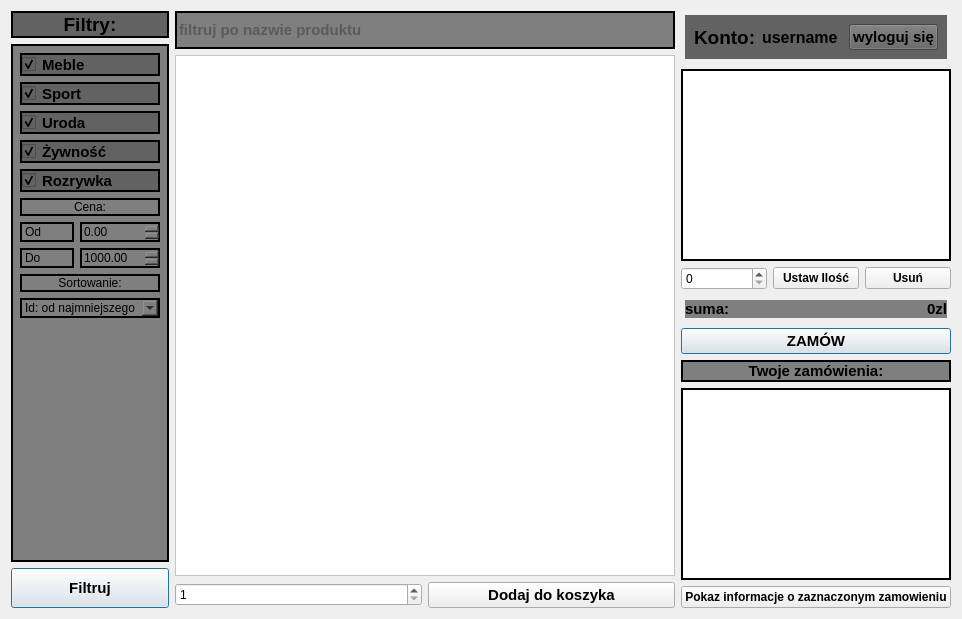
      <widget class="QWidget" name="User">
       <layout class="QHBoxLayout" name="horizontalLayout_14">
        <item>
         <layout class="QVBoxLayout" name="filterLayout">
          <property name="sizeConstraint">
           <enum>QLayout::SetMinimumSize</enum>
          </property>
          <item>
           <widget class="QLabel" name="filterLabel">
            <property name="sizePolicy">
             <sizepolicy hsizetype="Minimum" vsizetype="Minimum">
              <horstretch>0</horstretch>
              <verstretch>0</verstretch>
             </sizepolicy>
            </property>
            <property name="font">
             <font>
              <pointsize>14</pointsize>
              <bold>true</bold>
             </font>
            </property>
            <property name="autoFillBackground">
             <bool>false</bool>
            </property>
            <property name="styleSheet">
             <string notr="true">background-color: rgb(98, 98, 98);
color: rgb(0, 0, 0);
border: 2px solid black;</string>
            </property>
            <property name="text">
             <string>Filtry:</string>
            </property>
            <property name="alignment">
             <set>Qt::AlignCenter</set>
            </property>
            <property name="margin">
             <number>4</number>
            </property>
           </widget>
          </item>
          <item>
           <widget class="QWidget" name="filtersWidget" native="true">
            <property name="sizePolicy">
             <sizepolicy hsizetype="Minimum" vsizetype="Expanding">
              <horstretch>0</horstretch>
              <verstretch>0</verstretch>
             </sizepolicy>
            </property>
            <property name="styleSheet">
             <string notr="true">background-color: rgb(127, 127, 127);
border: 2px solid black;</string>
            </property>
            <layout class="QVBoxLayout" name="verticalLayout_3">
             <item>
              <widget class="QCheckBox" name="mebleCheckBox">
               <property name="sizePolicy">
                <sizepolicy hsizetype="Preferred" vsizetype="Fixed">
                 <horstretch>0</horstretch>
                 <verstretch>0</verstretch>
                </sizepolicy>
               </property>
               <property name="font">
                <font>
                 <pointsize>11</pointsize>
                 <bold>true</bold>
                </font>
               </property>
               <property name="styleSheet">
                <string notr="true">color: rgb(0, 0, 0);
background-color: rgb(98, 98, 98);</string>
               </property>
               <property name="text">
                <string>Meble</string>
               </property>
               <property name="checked">
                <bool>true</bool>
               </property>
              </widget>
             </item>
             <item>
              <widget class="QCheckBox" name="sportCheckBox">
               <property name="sizePolicy">
                <sizepolicy hsizetype="Preferred" vsizetype="Fixed">
                 <horstretch>0</horstretch>
                 <verstretch>0</verstretch>
                </sizepolicy>
               </property>
               <property name="font">
                <font>
                 <pointsize>11</pointsize>
                 <bold>true</bold>
                </font>
               </property>
               <property name="styleSheet">
                <string notr="true">color: rgb(0, 0, 0);
background-color: rgb(98, 98, 98);</string>
               </property>
               <property name="text">
                <string>Sport</string>
               </property>
               <property name="checked">
                <bool>true</bool>
               </property>
              </widget>
             </item>
             <item>
              <widget class="QCheckBox" name="urodaCheckBox">
               <property name="sizePolicy">
                <sizepolicy hsizetype="Preferred" vsizetype="Fixed">
                 <horstretch>0</horstretch>
                 <verstretch>0</verstretch>
                </sizepolicy>
               </property>
               <property name="font">
                <font>
                 <pointsize>11</pointsize>
                 <bold>true</bold>
                </font>
               </property>
               <property name="styleSheet">
                <string notr="true">color: rgb(0, 0, 0);
background-color: rgb(98, 98, 98);</string>
               </property>
               <property name="text">
                <string>Uroda</string>
               </property>
               <property name="checked">
                <bool>true</bool>
               </property>
              </widget>
             </item>
             <item>
              <widget class="QCheckBox" name="zywnoscCheckBox">
               <property name="sizePolicy">
                <sizepolicy hsizetype="Preferred" vsizetype="Fixed">
                 <horstretch>0</horstretch>
                 <verstretch>0</verstretch>
                </sizepolicy>
               </property>
               <property name="font">
                <font>
                 <pointsize>11</pointsize>
                 <bold>true</bold>
                </font>
               </property>
               <property name="styleSheet">
                <string notr="true">color: rgb(0, 0, 0);
background-color: rgb(98, 98, 98);</string>
               </property>
               <property name="text">
                <string>Żywność</string>
               </property>
               <property name="checked">
                <bool>true</bool>
               </property>
              </widget>
             </item>
             <item>
              <widget class="QCheckBox" name="rozrywkaCheckBox">
               <property name="sizePolicy">
                <sizepolicy hsizetype="Preferred" vsizetype="Fixed">
                 <horstretch>0</horstretch>
                 <verstretch>0</verstretch>
                </sizepolicy>
               </property>
               <property name="font">
                <font>
                 <pointsize>11</pointsize>
                 <bold>true</bold>
                </font>
               </property>
               <property name="styleSheet">
                <string notr="true">color: rgb(0, 0, 0);
background-color: rgb(98, 98, 98);</string>
               </property>
               <property name="text">
                <string>Rozrywka</string>
               </property>
               <property name="checked">
                <bool>true</bool>
               </property>
              </widget>
             </item>
             <item>
              <widget class="QLabel" name="label_16">
               <property name="text">
                <string>Cena:</string>
               </property>
               <property name="alignment">
                <set>Qt::AlignCenter</set>
               </property>
              </widget>
             </item>
             <item>
              <layout class="QHBoxLayout" name="horizontalLayout_12">
               <item>
                <widget class="QLabel" name="label_14">
                 <property name="text">
                  <string>Od</string>
                 </property>
                </widget>
               </item>
               <item>
                <widget class="QDoubleSpinBox" name="fromPrice">
                 <property name="minimumSize">
                  <size>
                   <width>80</width>
                   <height>0</height>
                  </size>
                 </property>
                 <property name="maximum">
                  <double>1000.000000000000000</double>
                 </property>
                 <property name="singleStep">
                  <double>0.250000000000000</double>
                 </property>
                </widget>
               </item>
              </layout>
             </item>
             <item>
              <layout class="QHBoxLayout" name="horizontalLayout_13">
               <item>
                <widget class="QLabel" name="label_15">
                 <property name="text">
                  <string>Do</string>
                 </property>
                </widget>
               </item>
               <item>
                <widget class="QDoubleSpinBox" name="toPrice">
                 <property name="minimumSize">
                  <size>
                   <width>80</width>
                   <height>0</height>
                  </size>
                 </property>
                 <property name="maximum">
                  <double>1000.000000000000000</double>
                 </property>
                 <property name="singleStep">
                  <double>0.250000000000000</double>
                 </property>
                 <property name="value">
                  <double>1000.000000000000000</double>
                 </property>
                </widget>
               </item>
              </layout>
             </item>
             <item>
              <widget class="QLabel" name="label_17">
               <property name="text">
                <string>Sortowanie:</string>
               </property>
               <property name="alignment">
                <set>Qt::AlignCenter</set>
               </property>
              </widget>
             </item>
             <item>
              <widget class="QComboBox" name="sortowanieCombo">
               <item>
                <property name="text">
                 <string>Id: od najmniejszego</string>
                </property>
               </item>
               <item>
                <property name="text">
                 <string>Id: od największego</string>
                </property>
               </item>
               <item>
                <property name="text">
                 <string>cena: od najmniejszej</string>
                </property>
               </item>
               <item>
                <property name="text">
                 <string>cena: od największej</string>
                </property>
               </item>
              </widget>
             </item>
             <item>
              <spacer name="verticalSpacer_2">
               <property name="orientation">
                <enum>Qt::Vertical</enum>
               </property>
               <property name="sizeHint" stdset="0">
                <size>
                 <width>20</width>
                 <height>140</height>
                </size>
               </property>
              </spacer>
             </item>
            </layout>
           </widget>
          </item>
          <item>
           <widget class="QPushButton" name="filterButton">
            <property name="minimumSize">
             <size>
              <width>0</width>
              <height>40</height>
             </size>
            </property>
            <property name="font">
             <font>
              <pointsize>11</pointsize>
              <bold>true</bold>
             </font>
            </property>
            <property name="styleSheet">
             <string notr="true"/>
            </property>
            <property name="text">
             <string>Filtruj</string>
            </property>
            <property name="default">
             <bool>true</bool>
            </property>
           </widget>
          </item>
         </layout>
        </item>
        <item>
         <layout class="QVBoxLayout" name="verticalLayout_8">
          <item>
           <widget class="QLineEdit" name="searchPhrase">
            <property name="sizePolicy">
             <sizepolicy hsizetype="Expanding" vsizetype="Minimum">
              <horstretch>0</horstretch>
              <verstretch>0</verstretch>
             </sizepolicy>
            </property>
            <property name="minimumSize">
             <size>
              <width>0</width>
              <height>38</height>
             </size>
            </property>
            <property name="sizeIncrement">
             <size>
              <width>0</width>
              <height>0</height>
             </size>
            </property>
            <property name="font">
             <font>
              <pointsize>11</pointsize>
              <bold>true</bold>
             </font>
            </property>
            <property name="styleSheet">
             <string notr="true">border: 2px solid black;
background-color: rgb(127, 127, 127);
color: rgb(54, 54, 54);</string>
            </property>
            <property name="placeholderText">
             <string>filtruj po nazwie produktu</string>
            </property>
            <property name="clearButtonEnabled">
             <bool>false</bool>
            </property>
           </widget>
          </item>
          <item>
           <widget class="QListWidget" name="ListaProduktowUser">
            <property name="minimumSize">
             <size>
              <width>500</width>
              <height>0</height>
             </size>
            </property>
            <property name="font">
             <font>
              <family>Roboto</family>
              <pointsize>12</pointsize>
             </font>
            </property>
            <property name="styleSheet">
             <string notr="true">background-color: rgb(255, 255, 255);</string>
            </property>
            <property name="selectionMode">
             <enum>QAbstractItemView::SingleSelection</enum>
            </property>
            <property name="iconSize">
             <size>
              <width>70</width>
              <height>70</height>
             </size>
            </property>
            <property name="spacing">
             <number>10</number>
            </property>
           </widget>
          </item>
          <item>
           <layout class="QHBoxLayout" name="horizontalLayout_15">
            <item>
             <widget class="QSpinBox" name="prodQuantitySpinBox">
              <property name="minimum">
               <number>1</number>
              </property>
             </widget>
            </item>
            <item>
             <widget class="QPushButton" name="addProductButton">
              <property name="font">
               <font>
                <pointsize>11</pointsize>
                <bold>true</bold>
               </font>
              </property>
              <property name="styleSheet">
               <string notr="true">color: rgb(0, 0, 0);</string>
              </property>
              <property name="text">
               <string>Dodaj do koszyka</string>
              </property>
             </widget>
            </item>
           </layout>
          </item>
         </layout>
        </item>
        <item>
         <layout class="QVBoxLayout" name="rightPanelLayout">
          <item>
           <layout class="QHBoxLayout" name="horizontalLayout_5">
            <property name="leftMargin">
             <number>4</number>
            </property>
            <property name="topMargin">
             <number>4</number>
            </property>
            <property name="rightMargin">
             <number>4</number>
            </property>
            <property name="bottomMargin">
             <number>4</number>
            </property>
            <item>
             <widget class="QWidget" name="usrHeaderWidget" native="true">
              <property name="autoFillBackground">
               <bool>false</bool>
              </property>
              <property name="styleSheet">
               <string notr="true">background-color: rgb(98, 98, 98);</string>
              </property>
              <layout class="QHBoxLayout" name="horizontalLayout_8">
               <item>
                <widget class="QLabel" name="accLabel">
                 <property name="sizePolicy">
                  <sizepolicy hsizetype="Minimum" vsizetype="Preferred">
                   <horstretch>0</horstretch>
                   <verstretch>0</verstretch>
                  </sizepolicy>
                 </property>
                 <property name="font">
                  <font>
                   <pointsize>14</pointsize>
                   <bold>true</bold>
                  </font>
                 </property>
                 <property name="styleSheet">
                  <string notr="true">color: rgb(0, 0, 0);</string>
                 </property>
                 <property name="frameShape">
                  <enum>QFrame::NoFrame</enum>
                 </property>
                 <property name="text">
                  <string>Konto:</string>
                 </property>
                 <property name="margin">
                  <number>4</number>
                 </property>
                </widget>
               </item>
               <item>
                <widget class="QLabel" name="usrnameLabel">
                 <property name="sizePolicy">
                  <sizepolicy hsizetype="Expanding" vsizetype="Preferred">
                   <horstretch>0</horstretch>
                   <verstretch>0</verstretch>
                  </sizepolicy>
                 </property>
                 <property name="font">
                  <font>
                   <pointsize>12</pointsize>
                   <bold>true</bold>
                  </font>
                 </property>
                 <property name="styleSheet">
                  <string notr="true">color: rgb(0, 0, 0);</string>
                 </property>
                 <property name="text">
                  <string>username</string>
                 </property>
                 <property name="margin">
                  <number>4</number>
                 </property>
                </widget>
               </item>
               <item>
                <widget class="QPushButton" name="logOutButton">
                 <property name="sizePolicy">
                  <sizepolicy hsizetype="Expanding" vsizetype="Fixed">
                   <horstretch>0</horstretch>
                   <verstretch>0</verstretch>
                  </sizepolicy>
                 </property>
                 <property name="font">
                  <font>
                   <pointsize>11</pointsize>
                   <bold>true</bold>
                  </font>
                 </property>
                 <property name="styleSheet">
                  <string notr="true">color: rgb(0, 0, 0);</string>
                 </property>
                 <property name="text">
                  <string>wyloguj się</string>
                 </property>
                </widget>
               </item>
              </layout>
             </widget>
            </item>
           </layout>
          </item>
          <item>
           <widget class="QListWidget" name="cartListWidget">
            <property name="sizePolicy">
             <sizepolicy hsizetype="Minimum" vsizetype="Expanding">
              <horstretch>0</horstretch>
              <verstretch>0</verstretch>
             </sizepolicy>
            </property>
            <property name="font">
             <font>
              <bold>false</bold>
             </font>
            </property>
            <property name="styleSheet">
             <string notr="true">border: 2px solid black;</string>
            </property>
           </widget>
          </item>
          <item>
           <layout class="QHBoxLayout" name="horizontalLayout_16">
            <item>
             <widget class="QSpinBox" name="setQuantitySpinBox">
              <property name="styleSheet">
               <string notr="true"/>
              </property>
             </widget>
            </item>
            <item>
             <widget class="QPushButton" name="changeQuantityButton">
              <property name="font">
               <font>
                <bold>true</bold>
               </font>
              </property>
              <property name="styleSheet">
               <string notr="true">color: rgb(0, 0, 0);</string>
              </property>
              <property name="text">
               <string>Ustaw Ilość</string>
              </property>
             </widget>
            </item>
            <item>
             <widget class="QPushButton" name="deleteFromCartButton">
              <property name="font">
               <font>
                <bold>true</bold>
               </font>
              </property>
              <property name="styleSheet">
               <string notr="true">color: rgb(0, 0, 0);</string>
              </property>
              <property name="text">
               <string>Usuń</string>
              </property>
             </widget>
            </item>
           </layout>
          </item>
          <item>
           <layout class="QHBoxLayout" name="ovarallPriceLayout">
            <property name="leftMargin">
             <number>4</number>
            </property>
            <property name="topMargin">
             <number>4</number>
            </property>
            <property name="rightMargin">
             <number>4</number>
            </property>
            <property name="bottomMargin">
             <number>4</number>
            </property>
            <item>
             <widget class="QWidget" name="ovrWidget" native="true">
              <property name="autoFillBackground">
               <bool>false</bool>
              </property>
              <property name="styleSheet">
               <string notr="true">background-color: rgb(127, 127, 127);</string>
              </property>
              <layout class="QHBoxLayout" name="horizontalLayout_7">
               <property name="leftMargin">
                <number>0</number>
               </property>
               <property name="topMargin">
                <number>0</number>
               </property>
               <property name="rightMargin">
                <number>0</number>
               </property>
               <property name="bottomMargin">
                <number>0</number>
               </property>
               <item>
                <widget class="QLabel" name="ovTitLabel">
                 <property name="font">
                  <font>
                   <pointsize>11</pointsize>
                   <bold>true</bold>
                  </font>
                 </property>
                 <property name="styleSheet">
                  <string notr="true">color: rgb(0, 0, 0);</string>
                 </property>
                 <property name="text">
                  <string>suma:</string>
                 </property>
                 <property name="margin">
                  <number>4</number>
                 </property>
                </widget>
               </item>
               <item>
                <widget class="QLabel" name="priceSumLabel">
                 <property name="font">
                  <font>
                   <pointsize>11</pointsize>
                   <bold>true</bold>
                  </font>
                 </property>
                 <property name="styleSheet">
                  <string notr="true">color: rgb(0, 0, 0);</string>
                 </property>
                 <property name="text">
                  <string>0zl</string>
                 </property>
                 <property name="alignment">
                  <set>Qt::AlignRight|Qt::AlignTrailing|Qt::AlignVCenter</set>
                 </property>
                 <property name="margin">
                  <number>4</number>
                 </property>
                </widget>
               </item>
              </layout>
             </widget>
            </item>
           </layout>
          </item>
          <item>
           <widget class="QPushButton" name="orderButton">
            <property name="font">
             <font>
              <pointsize>11</pointsize>
              <bold>true</bold>
             </font>
            </property>
            <property name="styleSheet">
             <string notr="true"/>
            </property>
            <property name="text">
             <string>ZAMÓW</string>
            </property>
            <property name="default">
             <bool>true</bool>
            </property>
           </widget>
          </item>
          <item>
           <widget class="QLabel" name="usrOrdersWidget">
            <property name="font">
             <font>
              <pointsize>11</pointsize>
              <bold>true</bold>
             </font>
            </property>
            <property name="autoFillBackground">
             <bool>false</bool>
            </property>
            <property name="styleSheet">
             <string notr="true">background-color: rgb(127, 127, 127);
color: rgb(0, 0, 0);
border: 2px solid black;</string>
            </property>
            <property name="text">
             <string>Twoje zamówienia:</string>
            </property>
            <property name="alignment">
             <set>Qt::AlignCenter</set>
            </property>
            <property name="margin">
             <number>4</number>
            </property>
            <property name="indent">
             <number>0</number>
            </property>
           </widget>
          </item>
          <item>
           <widget class="QListWidget" name="ordersListWidget">
            <property name="styleSheet">
             <string notr="true">border: 2px solid black;</string>
            </property>
           </widget>
          </item>
          <item>
           <widget class="QPushButton" name="selectedOrderInfoPushButton">
            <property name="font">
             <font>
              <pointsize>9</pointsize>
              <bold>true</bold>
             </font>
            </property>
            <property name="styleSheet">
             <string notr="true">color: rgb(0, 0, 0);</string>
            </property>
            <property name="text">
             <string>Pokaz informacje o zaznaczonym zamowieniu</string>
            </property>
           </widget>
          </item>
         </layout>
        </item>
       </layout>
      </widget>
